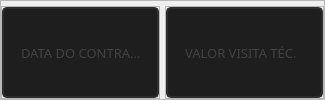
              <widget class="QFrame" name="frame_33">
               <property name="frameShape">
                <enum>QFrame::StyledPanel</enum>
               </property>
               <property name="frameShadow">
                <enum>QFrame::Raised</enum>
               </property>
               <layout class="QHBoxLayout" name="horizontalLayout_25">
                <property name="spacing">
                 <number>5</number>
                </property>
                <property name="leftMargin">
                 <number>0</number>
                </property>
                <property name="topMargin">
                 <number>5</number>
                </property>
                <property name="rightMargin">
                 <number>0</number>
                </property>
                <property name="bottomMargin">
                 <number>0</number>
                </property>
                <item>
                 <widget class="QFrame" name="frame_50">
                  <property name="frameShape">
                   <enum>QFrame::StyledPanel</enum>
                  </property>
                  <property name="frameShadow">
                   <enum>QFrame::Raised</enum>
                  </property>
                  <layout class="QHBoxLayout" name="horizontalLayout_45">
                   <property name="spacing">
                    <number>0</number>
                   </property>
                   <property name="leftMargin">
                    <number>0</number>
                   </property>
                   <property name="topMargin">
                    <number>0</number>
                   </property>
                   <property name="rightMargin">
                    <number>0</number>
                   </property>
                   <property name="bottomMargin">
                    <number>0</number>
                   </property>
                   <item>
                    <widget class="QLineEdit" name="txt_obradatacontrato">
                     <property name="sizePolicy">
                      <sizepolicy hsizetype="Expanding" vsizetype="Expanding">
                       <horstretch>0</horstretch>
                       <verstretch>0</verstretch>
                      </sizepolicy>
                     </property>
                     <property name="font">
                      <font>
                       <family>Quicksand</family>
                       <pointsize>10</pointsize>
                      </font>
                     </property>
                     <property name="styleSheet">
                      <string notr="true">QLineEdit{
	border: 2px solid rgb(45, 45, 45);
	border-radius: 5px;
	padding: 15px;
	background-color: rgb(30, 30, 30);
	color: rgb(100, 100, 100);
}
QLineEdit:hover{
	border: 2px solid rgb(55, 55, 55);
}
QLineEdit:focus{
	border: 2px solid rgb(255, 207, 0);
	color: rgb(200, 200, 200);
}</string>
                     </property>
                     <property name="maxLength">
                      <number>32</number>
                     </property>
                     <property name="placeholderText">
                      <string>DATA DO CONTRATO</string>
                     </property>
                    </widget>
                   </item>
                  </layout>
                 </widget>
                </item>
                <item>
                 <widget class="QFrame" name="frame_51">
                  <property name="frameShape">
                   <enum>QFrame::StyledPanel</enum>
                  </property>
                  <property name="frameShadow">
                   <enum>QFrame::Raised</enum>
                  </property>
                  <layout class="QHBoxLayout" name="horizontalLayout_46">
                   <property name="spacing">
                    <number>0</number>
                   </property>
                   <property name="leftMargin">
                    <number>0</number>
                   </property>
                   <property name="topMargin">
                    <number>0</number>
                   </property>
                   <property name="rightMargin">
                    <number>0</number>
                   </property>
                   <property name="bottomMargin">
                    <number>0</number>
                   </property>
                   <item>
                    <widget class="QLineEdit" name="txt_obravalorvisita">
                     <property name="sizePolicy">
                      <sizepolicy hsizetype="Expanding" vsizetype="Expanding">
                       <horstretch>0</horstretch>
                       <verstretch>0</verstretch>
                      </sizepolicy>
                     </property>
                     <property name="font">
                      <font>
                       <family>Quicksand</family>
                       <pointsize>10</pointsize>
                      </font>
                     </property>
                     <property name="styleSheet">
                      <string notr="true">QLineEdit{
	border: 2px solid rgb(45, 45, 45);
	border-radius: 5px;
	padding: 15px;
	background-color: rgb(30, 30, 30);
	color: rgb(100, 100, 100);
}
QLineEdit:hover{
	border: 2px solid rgb(55, 55, 55);
}
QLineEdit:focus{
	border: 2px solid rgb(255, 207, 0);
	color: rgb(200, 200, 200);
}</string>
                     </property>
                     <property name="maxLength">
                      <number>32</number>
                     </property>
                     <property name="placeholderText">
                      <string>VALOR VISITA TÉC.</string>
                     </property>
                    </widget>
                   </item>
                  </layout>
                 </widget>
                </item>
               </layout>
              </widget>
